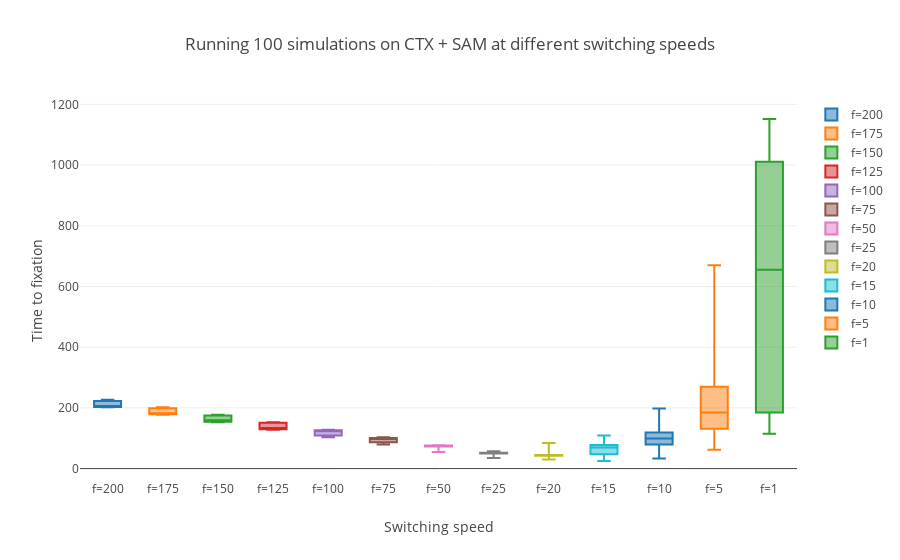

Notebook source saved alongside this figure:
### Markdown cell above
### K=10^4

### Code cell
display(table_switching(pairs[0], carrying_cap=10**4, prob_mutation=10**-3))
box_switching(pairs[0], carrying_cap=10**4, prob_mutation=10**-3)
